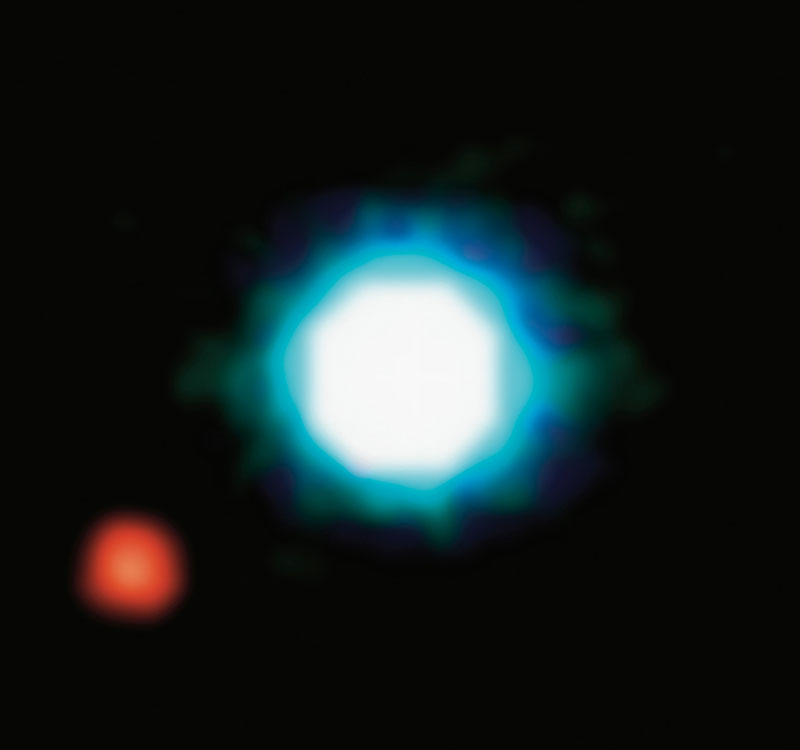
#> input picture V2OccultationPlot/300_26a_big-vlt-s.jpg, 800 x 750 px, found by its file name
$ python lab6V1_madrona_untoched.py
#> lines starting #> are read from the running program, lines starting #| are printed output that depends on the picture
## CORONASIMULATE  Simulate coronagraph and Gerchberg-Saxton algorithm
#
# A simulation of a coronagraph and the Gerchberg-Saxton algorithm, in the
# context of NASA's Roman Space Telescope, developed to help teach ENCMP
# 100 Computer Programming for Engineers at the University of Alberta. The
# program saves output figures to PNG files for subsequent processing.
#
# Copyright (c) 2022, University of Alberta
# Electrical and Computer Engineering
# All rights reserved.
#
# Student name: Christian Madrona
# Student CCID: madrona
# Others: https://matplotlib.org/stable/api/_as_gen/matplotlib.pyplot.axis.html (1.5%)
#         https://www.w3schools.com/python/ref_string_format.asp                (1.5%)
#         Nick Anthony Miras                                                    (6.0%)
#         Me                                                                    (91% )
#
# To avoid plagiarism, list the names of persons, Version 0 author(s)
# excluded, whose code, words, ideas, or data you used. To avoid
# cheating, list the names of persons, excluding the ENCMP 100 lab
# instructor and TAs, who gave you compositional assistance.
#
# After each name, including your own name, enter in parentheses an
# estimate of the person's contributions in percent. Without these
# numbers, adding to 100%, follow-up questions will be asked.
#
# For anonymous sources, enter pseudonyms in uppercase, e.g., SAURON,
# followed by percentages as above. Email a link to or a copy of the
# source to the lab instructor before the assignment is due.
#
import matplotlib.pyplot as plt
import numpy as np

def main():
    im = loadImage('300_26a_big-vlt-s.jpg')
    (im,Dphi) = opticalSystem(im,300)
    images = gerchbergSaxton(im,10,Dphi)
    saveFrames(images)

def loadImage(name):
#> called with name = '300_26a_big-vlt-s.jpg'
    im = plt.imread(name)/255
    if len(im.shape) > 2:
        im = (im[:,:,0]+im[:,:,1]+im[:,:,2])/3
#> im: shape (750, 800) float64
    im[im < 0] = 0
    im[im > 1] = 1
    return im


def opticalSystem(im,width):
    im = occultSquare(im,width)
    (IMa,IMp) = dft2(im)
    rng = np.random.default_rng(12345)
    imR = rng.random(im.shape)
    (_,Dphi) = dft2(imR)
    im = idft2(IMa,IMp-Dphi)
    return (im,Dphi)

# occultSquare() Function:
# accepts two arguments: im (array) and width (int)
# creates an black square of specified width at the center of the image
# by turning all RGB of the affected rows and columns into zero
# returns the resulting image
def occultSquare(im,width):
#> called with width = 300
    imS = im.copy()

    xstart = int((imS.shape[1]-width)/2) # column starting point (and endpoint when you put (-) sign) to turn all pixel into black (0)
#> xstart = 250
    ystart = int((imS.shape[0]-width)/2) # row starting point (and endpoint when you put (-) sign) to turn all pixel into black (0)
#> ystart = 225

    imS[ystart:-ystart, xstart:-xstart] = 0
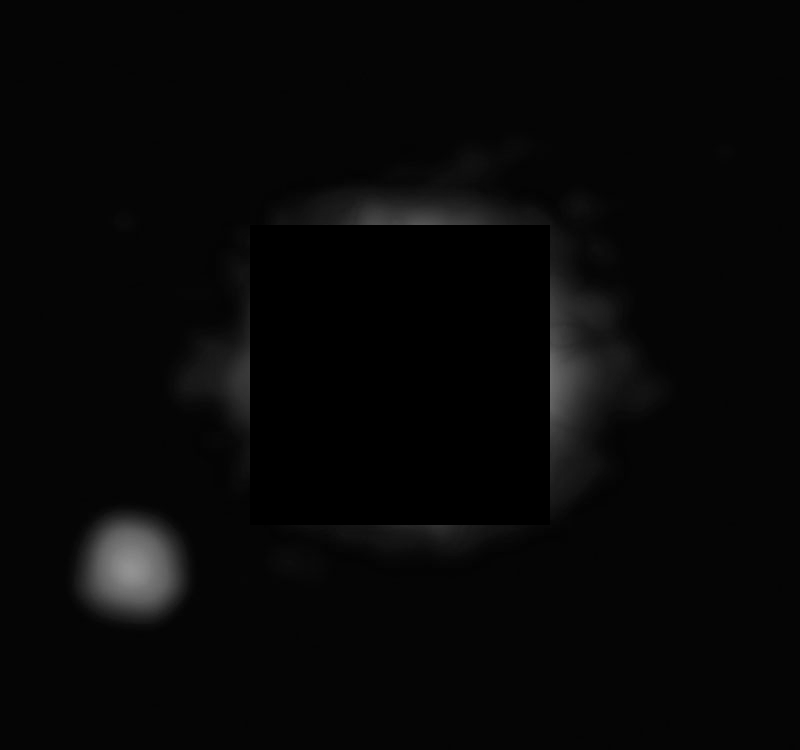
#> imS: shape (750, 800) float64; min 0, max 0.576, mean 0.0295

    return imS

# (IMa,IMp) = dft2(im) returns the amplitude, IMa, and phase, IMp, of the
# 2D discrete Fourier transform of a grayscale image, im. The image, a 2D
# array, must have entries between 0 and 1. The phase is in radians.
def dft2(im):
    IM = np.fft.rfft2(im)
    IMa = np.abs(IM)
    IMp = np.angle(IM)
    return (IMa,IMp)

# im = idft2(IMa,IMp) returns a grayscale image, im, with entries between
# 0 and 1 that is the inverse 2D discrete Fourier transform (DFT) of a 2D
# DFT specified by its amplitude, IMa, and phase, IMp, in radians.
def idft2(IMa,IMp):
    IM = IMa*(np.cos(IMp)+1j*np.sin(IMp))
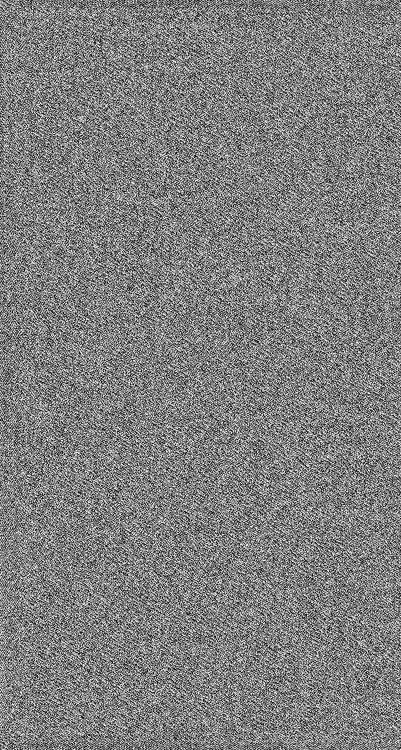
#> IMp: shape (750, 401) float64; min -6.27, max 6.27, mean -0.00545; drawn with min black and max white
    im = np.fft.irfft2(IM)
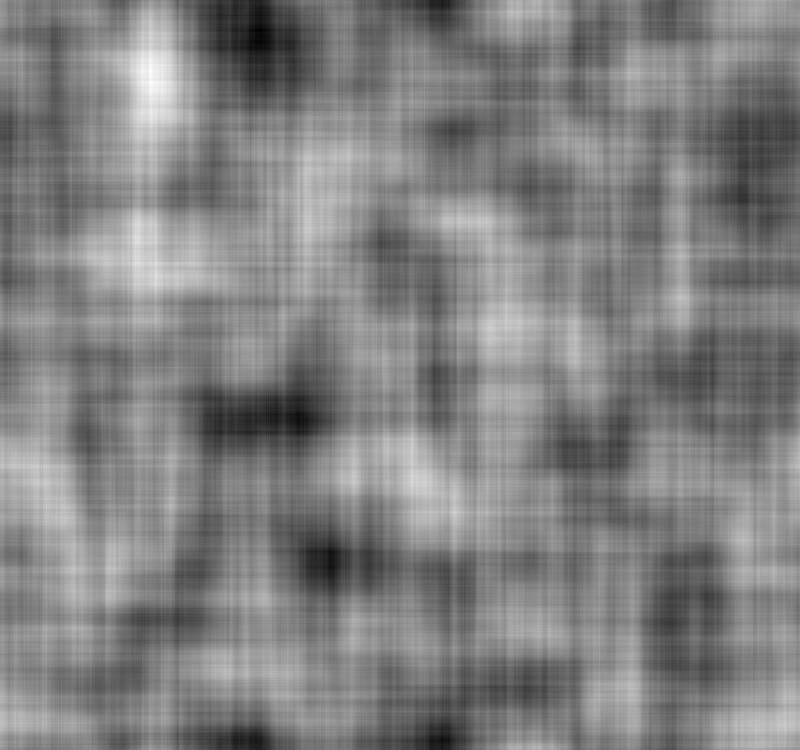
#> im: shape (750, 800) float64; min -0.184, max 0.24, mean 0.0295; drawn with min black and max white
    im[im < 0] = 0
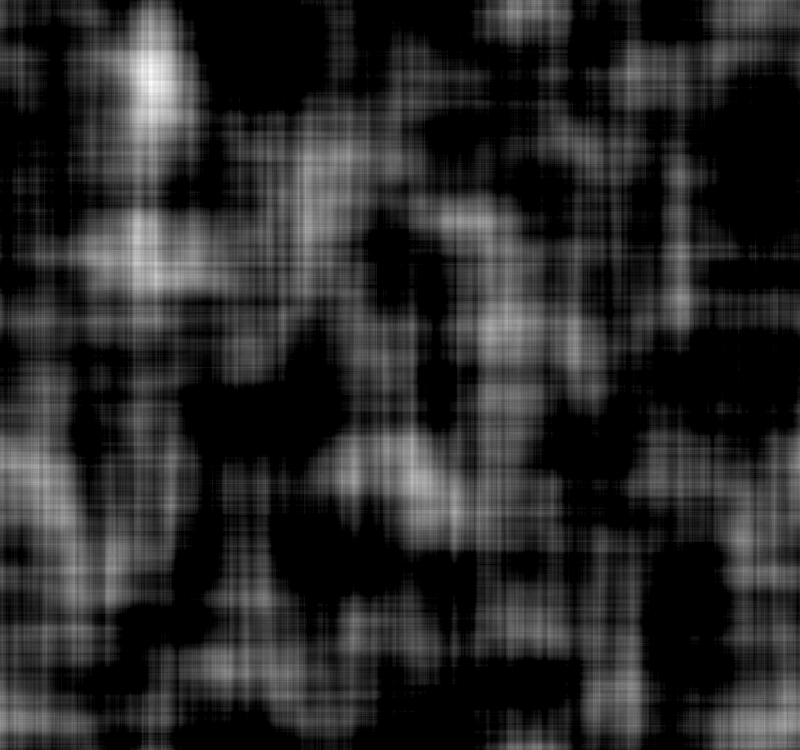
#> im: shape (750, 800) float64; min 0, max 0.24, mean 0.0386; drawn with min black and max white
#> in main, `(im,Dphi) = opticalSystem(im,300)`:
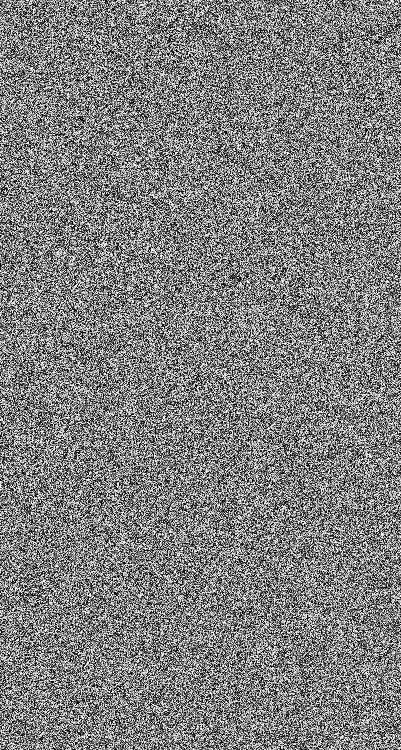
#> Dphi: shape (750, 401) float64; min -3.14, max 3.14, mean -0.00177; drawn with min black and max white
    im[im > 1] = 1
    return im

# gerchbergSaxton() Function:
# accepts three arguments: im (array), maxIters (int), Dphi()
# applies the Gerchberg-Saxton Algorithm to the inputted image
# returns a list of images (array) which serves as the "frames" of a video
def gerchbergSaxton(im,maxIters,Dphi):
#> called with maxIters = 10
    (IMa,IMp) = dft2(im)
#> in dft2 (call 3), `IMp = np.angle(IM)`:
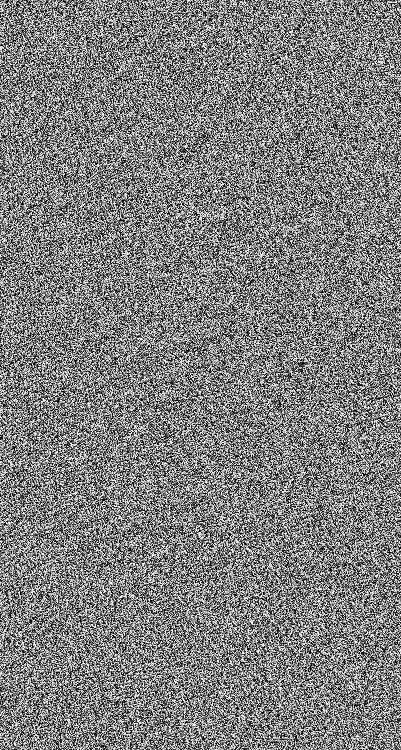
#> IMp: shape (750, 401) float64; min -3.14, max 3.14, mean -0.00242; drawn with min black and max white
    images = []
    for k in range(maxIters+1):
        print("Iteration %d of %d" % (k,maxIters))

        lt = k/(maxIters) # linear transformation factor
        phase = IMp + lt*Dphi

        im = idft2(IMa,phase)
        images.append(im)
#> this loop made 11 passes
#> pass 2, in idft2 (call 3), `im = np.fft.irfft2(IM)`:
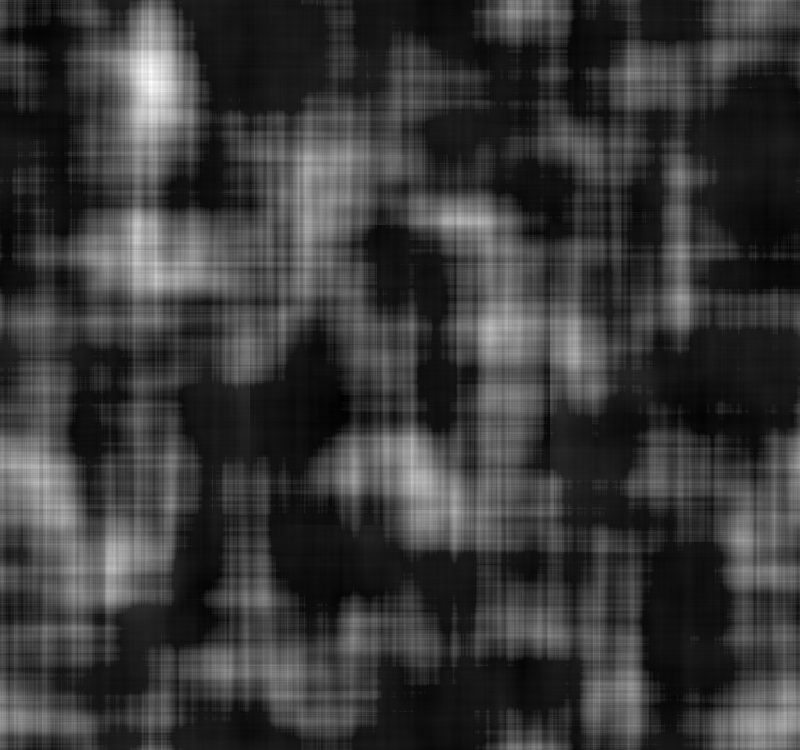
#> im: shape (750, 800) float64; min -0.0187, max 0.236, mean 0.0386; drawn with min black and max white
#> after the loop, images = 11 items

    return images

# saveFrames() Function:
# accepts images (list of arrays containing info about the images transformed in the GS algorithm) as an argument
# exports each iteration of the images in the list as an grayscaled .png file
# the resulting .png images are used to create an .avi file in the coronaAnimate.py
def saveFrames(images):
    shape = (images[0].shape[0],images[0].shape[1],3)
#> shape = (750, 800, 3)
    image = np.zeros(shape,images[0].dtype)
    maxIters = len(images)-1
#> maxIters = 10

    for k in range(maxIters+1):
        image[:,:,0] = images[k]
        image[:,:,1] = images[k]
        image[:,:,2] = images[k]

        plt.imshow(image)
        plt.title(f'Iteration {k:d} of {maxIters:d}')
        plt.axis('off') #hides the labels and axes

        plt.savefig('coronagraph'+str(k)+'.png')
        plt.show()

main()
